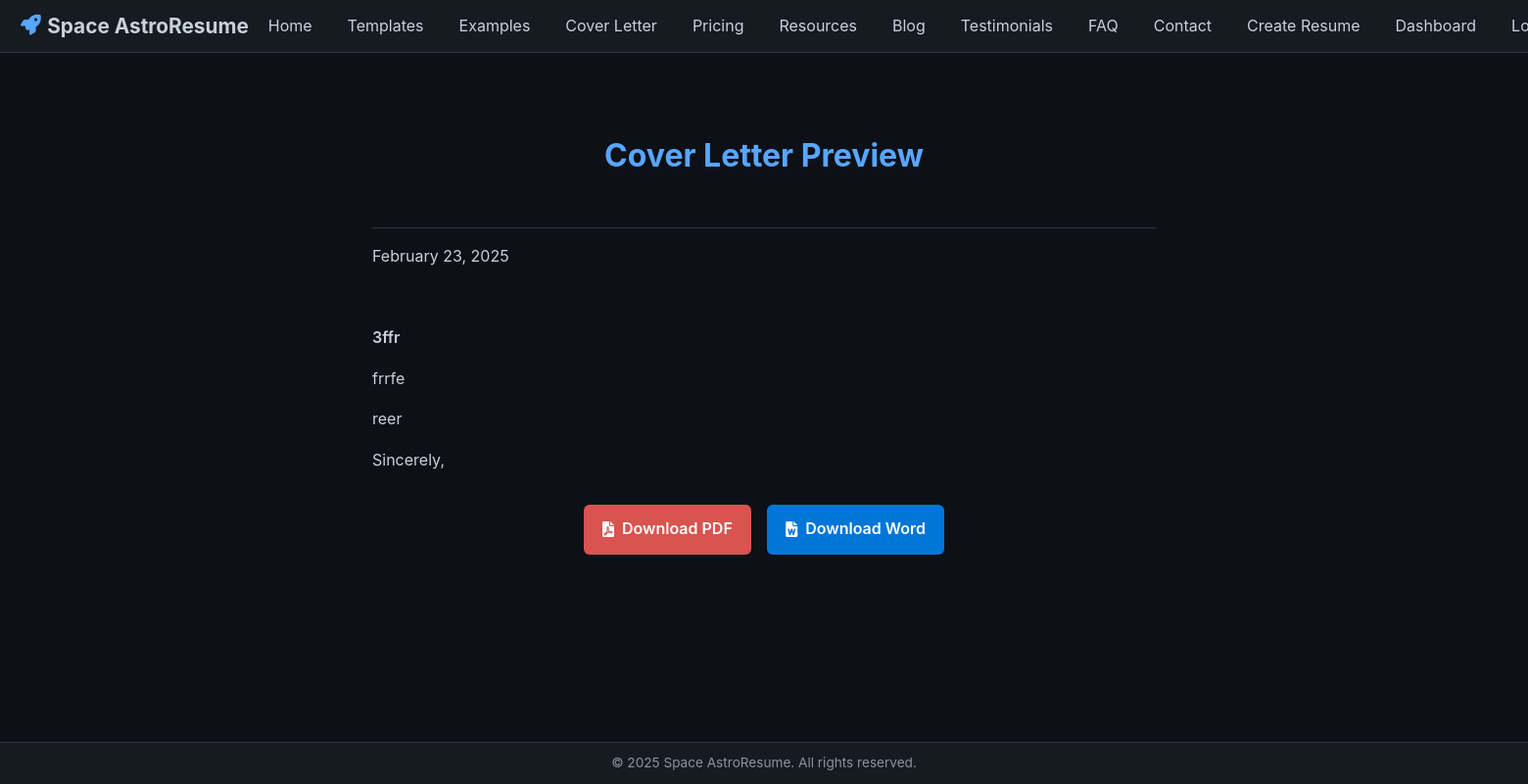
/cover-letter/1/preview/ (signed in), run on the app's committed database.
### resume_app/models.py (models this page shows, shortened)
class CoverLetter(models.Model):
    user = models.ForeignKey(User, on_delete=models.CASCADE)
    full_name = models.CharField(max_length=100, blank=True)
    job_title = models.CharField(max_length=100, blank=True)
    phone = models.CharField(max_length=30, blank=True)
    city_state = models.CharField(max_length=100, blank=True)
    email = models.EmailField(blank=True)
    linkedin = models.URLField(blank=True)
    employer_name = models.CharField(max_length=100, blank=True)
    employer_title = models.CharField(max_length=100, blank=True)
    employer_company = models.CharField(max_length=100, blank=True)
    employer_email = models.EmailField(blank=True)
    employer_location = models.CharField(max_length=100, blank=True)
    greeting = models.CharField(max_length=200, blank=True)
    body = models.TextField(blank=True)
    closing = models.TextField(blank=True)
    created_at = models.DateTimeField(auto_now_add=True)

### resume_app/views.py (the view)
# urls.py: path('cover-letter/<int:id>/preview/', views.cover_letter_preview, name='cover_letter_preview'),
@login_required
def cover_letter_preview(request, id):
    cover_letter = get_object_or_404(CoverLetter, id=id, user=request.user)
    return render(request, 'cover_letter_preview.html', {'cover_letter': cover_letter})

### resume_app/templates/cover_letter_preview.html (shortened to what this page needs)
{% extends 'base.html' %}
{% load static %}
{% block content %}
<div class="cover-letter-preview-container">
  <h2>Cover Letter Preview</h2>
  <hr>
  <p>{{ cover_letter.created_at|date:"F d, Y" }}</p>
  <p>
    {% if cover_letter.employer_title %}, {{ cover_letter.employer_title }}{% endif %}<br>
  </p>
  <p><strong>{{ cover_letter.greeting }}</strong></p>
  <p>{{ cover_letter.body|linebreaks }}</p>
  <p>{{ cover_letter.closing }}</p>
  <p>Sincerely,<br>{{ cover_letter.full_name }}</p>
  <div class="download-options">
    <a href="{% url 'download_cover_letter' cover_letter.id 'pdf' %}" class="btn btn-pdf">
      <i class="fas fa-file-pdf"></i> Download PDF
    </a>
    <a href="{% url 'download_cover_letter' cover_letter.id 'docx' %}" class="btn btn-word">
      <i class="fas fa-file-word"></i> Download Word
    </a>
  </div>
</div>
{% endblock %}

### resume_app/static/css/styles.css (style rules this page uses)
body.github-theme { background-color: #0d1117; color: #c9d1d9; font-family: -apple-system, BlinkMacSystemFont, "Segoe UI", Helvetica, Arial, sans-serif; margin: 0; padding: 0; }
a { color: #58a6ff; text-decoration: none; }
body { font-family: 'Segoe UI', Tahoma, Geneva, Verdana, sans-serif; background-color: #f4f4f4; color: #333; margin: 0; padding: 20px; line-height: 1.6; }

### resume_app/templates/cover_letter_preview.html (style rules this page uses)
.cover-letter-preview-container { max-width: 800px; margin: 0 auto; padding: 2rem; color: #c9d1d9; }
.cover-letter-preview-container h2 { text-align: center; color: #58a6ff; margin-bottom: 2rem; font-size: 2rem; }
hr { border: none; border-top: 1px solid #30363d; margin: 1rem 0; }
p { line-height: 1.6; margin-bottom: 1rem; }
p strong { font-weight: 600; }
.download-options { display: flex; gap: 1rem; margin-top: 2rem; justify-content: center; }
.btn { display: inline-flex; align-items: center; gap: 0.5rem; padding: 0.8rem 1.2rem; border-radius: 6px; text-decoration: none; font-weight: 600; transition: background 0.3s, transform 0.3s, box-shadow 0.3s; color: #fff; }
.btn-pdf { background-color: #d9534f; }
.btn-word { background-color: #0275d8; }

### resume_app/templates/base.html (style rules this page uses)
html, body { margin: 0; padding: 0; height: 100%; font-family: sans-serif; background-color: #0d1117; color: #c9d1d9; }
body { display: flex; flex-direction: column; min-height: 100vh; }

### data on the page
CoverLetter: created_at "February 23, 2025", greeting "3ffr", body "frrfe", closing "reer"
